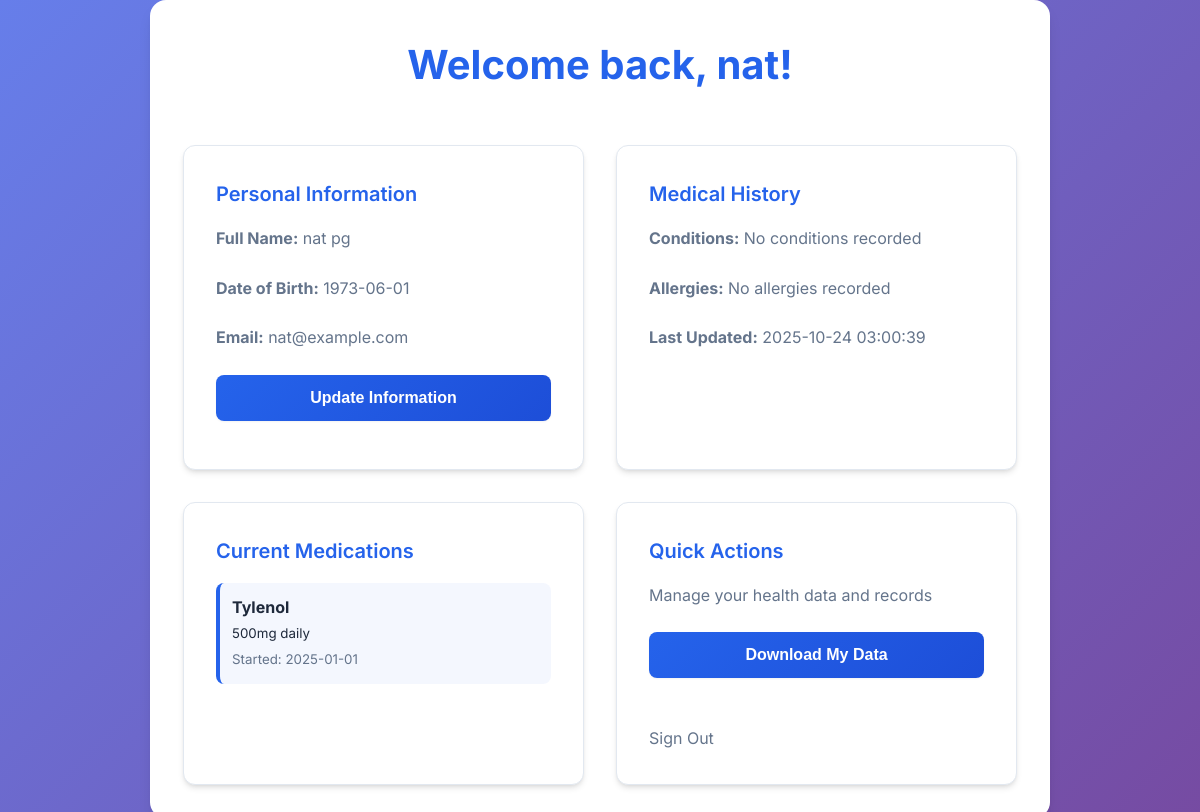
Screenshot of /patient/view_records.php (signed in) with the database file from the repository.
### tables this page shows
CREATE TABLE PATIENT_INFO (
    patient_id INT AUTO_INCREMENT PRIMARY KEY,
    first_name VARCHAR(50) NOT NULL,
    last_name VARCHAR(50) NOT NULL,
    date_of_birth DATE NOT NULL,
    gender VARCHAR(20) NOT NULL,
    phone_number VARCHAR(20) NOT NULL,
    contact_email VARCHAR(100) UNIQUE NOT NULL,
    address VARCHAR(200) NOT NULL,
    emergency_contact_name VARCHAR(100) NOT NULL,
    emergency_contact_number VARCHAR(20) NOT NULL,
    marital_status ENUM('Single', 'Married', 'Divorced', 'Widowed','Seperated'),
    ethnicity VARCHAR(50) NOT NULL
);

CREATE TABLE PREEXISTING_MEDICAL_HISTORY (
    history_id INT AUTO_INCREMENT PRIMARY KEY,
    patient_id INT,
    conditions TEXT,
    allergies TEXT,
    family_history TEXT,
    surgeries TEXT,
    social_history TEXT,
    activity_level TEXT,
    serious_illnesses TEXT,
    serious_injuries TEXT,
    other_info TEXT,
    last_time_updated DATETIME,
    FOREIGN KEY (patient_id) REFERENCES PATIENT_INFO(patient_id)
);

CREATE TABLE PATIENT_MEDICATIONS (
    med_id INT AUTO_INCREMENT PRIMARY KEY,
    patient_id INT NOT NULL,
    medication_name VARCHAR(100) NOT NULL,
    start_date DATE,
    end_date DATE,
    dosage VARCHAR(50),
    FOREIGN KEY (patient_id) REFERENCES PATIENT_INFO(patient_id)
);

### patient/view_records.php (the view, shortened to what this page needs)
<?php
include '../includes/db.php';
$patient_id = $_SESSION['user_id'];
$sql = "SELECT * FROM PATIENT_INFO WHERE patient_id='$patient_id'";
$result = $conn->query($sql);
$patient = $result->fetch_assoc();
$sql_history = "SELECT * FROM PREEXISTING_MEDICAL_HISTORY WHERE patient_id='$patient_id'";
$history_result = $conn->query($sql_history);
$history = $history_result->fetch_assoc();
$med_stmt = $conn->prepare("SELECT medication_name, dosage, start_date FROM PATIENT_MEDICATIONS WHERE patient_id = ?");
$med_stmt->bind_param("i", $patient_id);
$med_stmt->execute();
$medications_result = $med_stmt->get_result();
$medications = $medications_result->fetch_all(MYSQLI_ASSOC);
?>
<!DOCTYPE html>
<html lang="en">
<head>
    <link rel="stylesheet" href="../css/styles.css">
</head>
<body>
    <div class="dashboard-container">
        <div class="dashboard-header">
            <h1>Welcome back, <?php echo htmlspecialchars($patient['first_name']); ?>!</h1>
        </div>
        <div class="dashboard-grid">
            <div class="dashboard-card">
                <h3>Personal Information</h3>
                <p><strong>Full Name:</strong> <?php echo htmlspecialchars($patient['first_name']." ".$patient['last_name']); ?></p>
                <p><strong>Date of Birth:</strong> <?php echo htmlspecialchars($patient['date_of_birth']); ?></p>
                <p><strong>Email:</strong> <?php echo htmlspecialchars($patient['contact_email']); ?></p>
                <form action="edit_record.php" method="get" style="margin-top: 1rem;">
                    <button type="submit">Update Information</button>
                </form>
            </div>
            <div class="dashboard-card">
                <h3>Medical History</h3>
                <?php if($history): ?>
                    <p><strong>Conditions:</strong>
                        <?php echo !empty($history['conditions']) ? htmlspecialchars($history['conditions']) : "No conditions recorded"; ?>
                    </p>
                    <p><strong>Allergies:</strong>
                        <?php echo !empty($history['allergies']) ? htmlspecialchars($history['allergies']) : "No allergies recorded"; ?>
                    </p>
                    <p><strong>Last Updated:</strong>
                        <?php echo !empty($history['last_time_updated']) ? htmlspecialchars($history['last_time_updated']) : "Not updated yet"; ?>
                    </p>
                <?php else: ?>
                    <p>No medical history available. Please update your information.</p>
                <?php endif; ?>
            </div>
            <div class="dashboard-card">
                <h3>Current Medications</h3>
                <?php if (!empty($medications)): ?>
                    <ul style="list-style: none; padding: 0;">
                        <?php foreach ($medications as $med): ?>
                            <li style="background: rgba(37, 99, 235, 0.05); padding: 0.75rem; margin: 0.5rem 0; border-radius: 8px; border-left: 4px solid var(--primary-color);">
                                <strong><?php echo htmlspecialchars($med['medication_name']); ?></strong><br>
                                <small><?php echo htmlspecialchars($med['dosage']); ?></small><br>
                                <small style="color: var(--text-secondary);">Started: <?php echo htmlspecialchars($med['start_date']); ?></small>
                            </li>
                        <?php endforeach; ?>
                    </ul>
                <?php else: ?>
                    <p>No medications or prescriptions recorded</p>
                <?php endif; ?>
            </div>
            <div class="dashboard-card">
                <h3>Quick Actions</h3>
                <p>Manage your health data and records</p>
                <form action="download_data.php" method="get" style="margin: 1rem 0;">
                    <button type="submit">Download My Data</button>
                </form>
                <a href="../logout.php" style="display: inline-block; margin-top: 1rem; color: var(--text-secondary); text-decoration: none;">Sign Out</a>
            </div>
        </div>
    </div>
</body>
</html>

### css/styles.css (style rules this page uses)
:root { --primary-color: #2563eb; --primary-dark: #1d4ed8; --secondary-color: #10b981; --accent-color: #f59e0b; --background-color: #f8fafc; --surface-color: #ffffff; --text-primary: #1e293b; --text-secondary: #64748b; --border-color: #e2e8f0; --error-color: #ef4444; --success-color: #10b981; --shadow-sm: 0 1px 2px 0 rgb(0 0 0 / 0.05); --shadow-md: 0 4px 6px -1px rgb(0 0 0 / 0.1), 0 2px 4px -2px rgb(0 0 0 / 0.1); --shadow-lg: 0 10px 15px -3px rgb(0 0 0 / 0.1), 0 4px 6px -4px rgb(0 0 0 / 0.1); --shadow-xl: 0 20px 25px -5px rgb(0 0 0 / 0.1), 0 8px 10px -6px rgb(0 0 0 / 0.1); }
* { margin: 0; padding: 0; box-sizing: border-box; }
body { font-family: 'Inter', -apple-system, BlinkMacSystemFont, 'Segoe UI', Roboto, sans-serif; background: linear-gradient(135deg, #667eea 0%, #764ba2 100%); min-height: 100vh; color: var(--text-primary); line-height: 1.6; font-size: 1rem; }
h1 { color: var(--primary-color); font-size: 2rem; font-weight: 600; margin-bottom: 1rem; }
h3 { color: var(--text-primary); font-size: 1.25rem; font-weight: 500; margin-bottom: 0.75rem; }
p { font-size: 1rem; margin-bottom: 0.75rem; }
button { background: linear-gradient(135deg, var(--primary-color), var(--primary-dark)); color: white; border: none; padding: 0.875rem 2rem; border-radius: 8px; font-size: 1rem; font-weight: 600; cursor: pointer; transition: all 0.2s ease; box-shadow: var(--shadow-sm); width: 100%; margin-bottom: 1rem; }
.dashboard-container { max-width: 500px; margin-top: 15px; padding: 1rem; background: var(--surface-color); border-radius: 16px; box-shadow: var(--shadow-lg); border: 1px solid rgba(255, 255, 255, 0.2); }
.dashboard-header { text-align: center; margin-bottom: 3rem; }
.dashboard-header h1 { color: var(--primary-color); font-size: 2.5rem; font-weight: 700; margin-bottom: 0.5rem; }
.dashboard-grid { display: grid; grid-template-columns: repeat(auto-fit, minmax(300px, 1fr)); gap: 2rem; margin-top: 2rem; width: 100%; max-width: 1200px; margin-left: auto; margin-right: auto; }
.dashboard-card { background: var(--surface-color); border-radius: 12px; padding: 2rem; box-shadow: var(--shadow-md); border: 1px solid var(--border-color); transition: all 0.2s ease; }
.dashboard-card h3 { color: var(--primary-color); margin-bottom: 1rem; font-size: 1.25rem; font-weight: 600; }
.dashboard-card p { color: var(--text-secondary); margin-bottom: 1.5rem; }
.dashboard-container { max-width: 900px; margin: 0 auto; padding: 2rem; }

### rows the page displays
patient_info: first_name "nat", first_name+last_name "nat pg", date_of_birth "1973-06-01", contact_email "nat@example.com"
preexisting_medical_history: last_time_updated "2025-10-24 03:00:39"
patient_medications: medication_name "Tylenol", dosage "500mg daily", start_date "2025-01-01"
